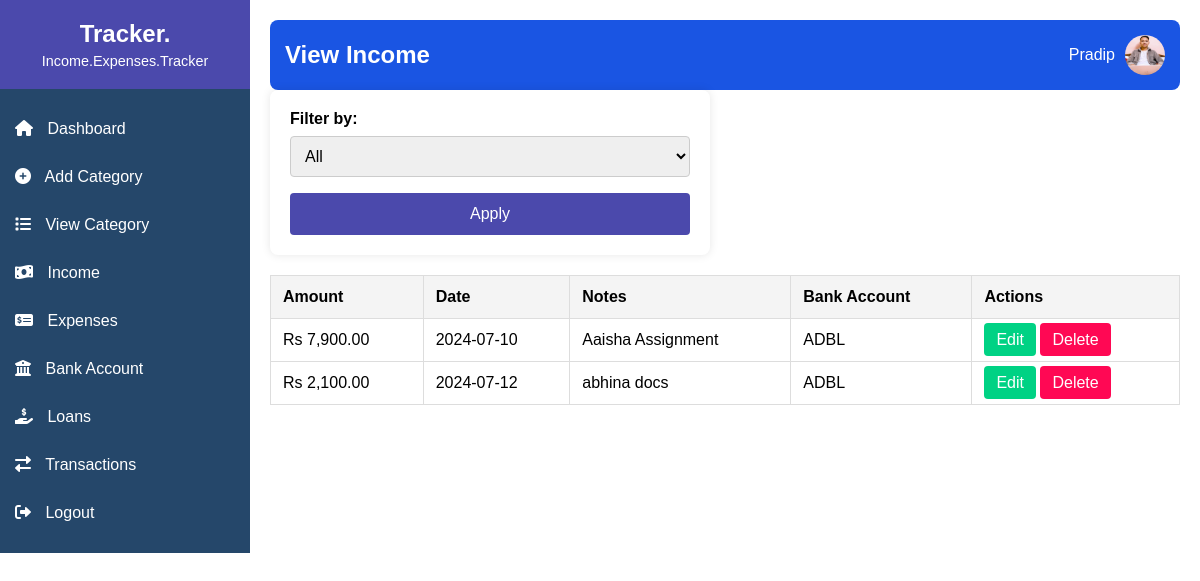
Screenshot of /view_income.php (signed in) with the database file from the repository.
### tables this page shows
CREATE TABLE `income` (
  `id` int(11) NOT NULL,
  `admin_id` int(11) NOT NULL,
  `category_id` int(11) NOT NULL,
  `bank_account_id` int(11) NOT NULL,
  `amount` decimal(10,2) NOT NULL,
  `date` date NOT NULL,
  `notes` text DEFAULT NULL,
  `created_at` timestamp NOT NULL DEFAULT current_timestamp()
);

CREATE TABLE `bank_accounts` (
  `id` int(11) NOT NULL,
  `admin_id` int(11) NOT NULL,
  `bank_name` varchar(255) NOT NULL,
  `balance` decimal(10,2) NOT NULL,
  `created_at` timestamp NOT NULL DEFAULT current_timestamp()
);

### view_income.php (the view, shortened to what this page needs)
<?php
include('db.php');
$filter = isset($_GET['filter']) ? $_GET['filter'] : 'all';
$whereClause = "";
switch ($filter) {
    default:
        $whereClause = "";
        break;
}
$query = "
    SELECT
        income.id,
        income.amount,
        income.date,
        income.notes,
        bank_accounts.bank_name as bank_account
    FROM income
    JOIN bank_accounts ON income.bank_account_id = bank_accounts.id
    $whereClause
";
$result = mysqli_query($conn, $query);
?>
<!DOCTYPE html>
<html lang="en">
<head>
    <link rel="stylesheet" href="styles.css">
    <link rel="stylesheet" href="https://cdnjs.cloudflare.com/ajax/libs/font-awesome/6.0.0-beta3/css/all.min.css">
</head>
<body>
<div class="sidebar">
    <div class="sidebar-header">
        <h2>Tracker.</h2>
        <p>Income.Expenses.Tracker</p>
    </div>
    <ul class="sidebar-menu">
        <li><a href="dashboard.php"><i class="fas fa-home"></i> Dashboard</a></li>
        <li><a href="add_category.php"><i class="fas fa-plus-circle"></i> Add Category</a></li>
        <li><a href="view_categories.php"><i class="fas fa-list"></i> View Category</a></li>
        <li>
            <a href="javascript:void(0)" class="main-menu"><i class="fas fa-money-bill-wave"></i> Income</a>
        </li>
        <li>
            <a href="javascript:void(0)" class="main-menu"><i class="fas fa-money-check-alt"></i> Expenses</a>
        </li>
        <li>
            <a href="javascript:void(0)" class="main-menu"><i class="fas fa-university"></i> Bank Account</a>
        </li>
        <li>
            <a href="javascript:void(0)" class="main-menu"><i class="fas fa-hand-holding-usd"></i> Loans</a>
        </li>
        <li><a href="transactions.php"><i class="fas fa-exchange-alt"></i> Transactions</a></li>
        <li><a href="logout.php"><i class="fas fa-sign-out-alt"></i> Logout</a></li>
    </ul>
</div>
<div class="main-content">
    <header>
        <div class="title">
            <h1>View Income</h1>
        </div>
        <div class="user-info">
            <p><?php echo htmlspecialchars($_SESSION['username']); ?></p>
            <img src="profile.jpg" alt="Profile Picture">
        </div>
    </header>
    <main>
        <div class="filter-container">
            <form method="GET" action="">
                <label for="filter">Filter by:</label>
                <select name="filter" id="filter" onchange="toggleDateInputs(this.value)">
                    <option value="all" <?php if ($filter == 'all') echo 'selected'; ?>>All</option>
                </select>
                <button type="submit">Apply</button>
            </form>
        </div>
        <div class="table-container">
            <table>
                <thead>
                    <tr>
                        <th>Amount</th>
                        <th>Date</th>
                        <th>Notes</th>
                        <th>Bank Account</th>
                        <th>Actions</th>
                    </tr>
                </thead>
                <tbody>
                    <?php while ($row = mysqli_fetch_assoc($result)): ?>
                    <tr>
                        <td>Rs <?php echo number_format($row['amount'], 2); ?></td>
                        <td><?php echo htmlspecialchars($row['date']); ?></td>
                        <td><?php echo htmlspecialchars($row['notes']); ?></td>
                        <td><?php echo htmlspecialchars($row['bank_account']); ?></td>
                        <td>
                            <a href="edit_income.php?id=<?php echo $row['id']; ?>" class="btn btn-edit">Edit</a>
                            <a href="delete_income.php?id=<?php echo $row['id']; ?>" class="btn btn-delete" onclick="return confirm('Are you sure you want to delete this income?');">Delete</a>
                        </td>
                    </tr>
                    <?php endwhile; ?>
                </tbody>
            </table>
        </div>
    </main>
</div>
</body>
</html>

### styles.css (style rules this page uses)
body { font-family: Arial, sans-serif; margin: 0; padding: 0; display: flex; }
.sidebar { width: 250px; background-color: #25476A; color: #fff; display: flex; flex-direction: column; align-items: center; }
.sidebar-header { text-align: center; padding: 20px 0; width: 100%; background-color: #4B49AC; }
.sidebar-header h2 { margin: 0; font-size: 1.5em; }
.sidebar-header p { margin: 5px 0 0; font-size: 0.9em; }
.sidebar-menu { list-style: none; padding: 0; width: 100%; display: flex; flex-direction: column; }
.sidebar-menu li { width: 100%; }
.sidebar-menu li a { display: block; padding: 15px; color: #fff; text-decoration: none; transition: background-color 0.3s ease; }
.sidebar-menu li a i { margin-right: 10px; }
.main-content { flex-grow: 1; padding: 20px; }
header { display: flex; justify-content: space-between; align-items: center; background-color: #1A55E3; color: #fff; padding: 15px; border-radius: 8px; }
header .title h1 { margin: 0; font-size: 1.5em; }
header .user-info { display: flex; align-items: center; }
header .user-info p { margin: 0; margin-right: 10px; }
header .user-info img { width: 40px; height: 40px; border-radius: 50%; }
form { width: 100%; max-width: 400px; padding: 20px; background: #fff; box-shadow: 0 0 10px rgba(0, 0, 0, 0.1); border-radius: 8px; display: flex; flex-direction: column; }
form label { margin-bottom: 8px; font-weight: bold; }
form input[type="text"], form input[type="number"], form input[type="date"], form select, form textarea { padding: 10px; margin-bottom: 16px; border: 1px solid #ccc; border-radius: 4px; font-size: 16px; width: 100%; }
form button { padding: 12px; background-color: #4B49AC; color: #fff; border: none; border-radius: 4px; cursor: pointer; font-size: 16px; transition: background-color 0.3s ease; }
.table-container { width: 100%; overflow-x: auto; }
table { width: 100%; border-collapse: collapse; margin: 20px 0; font-size: 16px; }
table th, table td { padding: 12px; border: 1px solid #ddd; text-align: left; }
table th { background-color: #f4f4f4; }
.btn { padding: 8px 12px; color: #fff; text-decoration: none; border-radius: 4px; transition: background-color 0.3s ease; }
.btn-edit { background-color: #00d284; }
.btn-delete { background-color: #FF0854; }

### rows the page displays
income: amount "7,900.00", date "2024-07-10", notes "Aaisha Assignment", bank_account.bank_name "ADBL"
income: amount "2,100.00", date "2024-07-12", notes "abhina docs", bank_account.bank_name "ADBL"

### other values shown
$_SESSION['username'] "Pradip"
